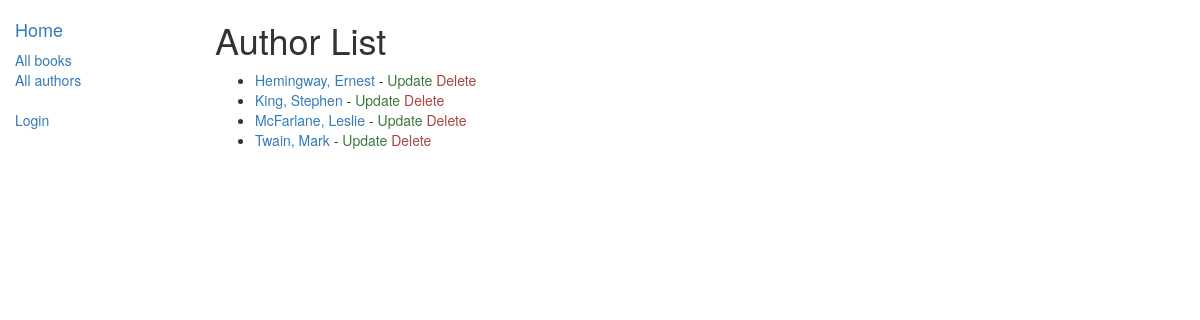
Page /catalog/authors/ on the earlier database version.
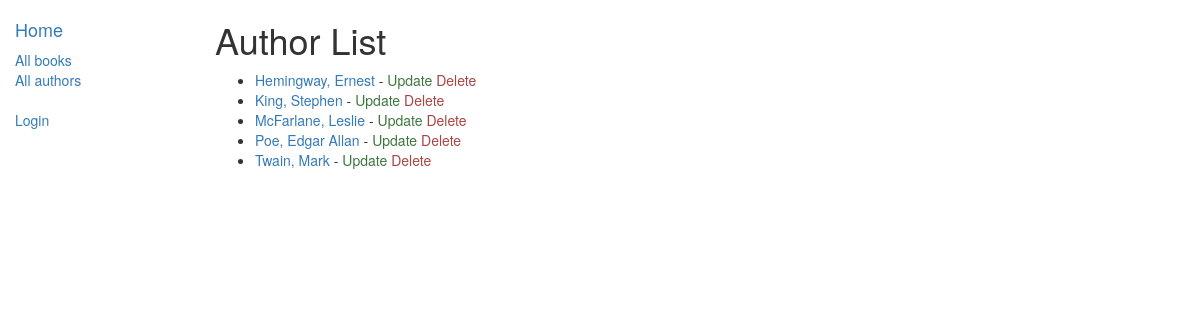
Same page on the later database version.
### catalog/models.py (models this page shows, shortened)
class Author(models.Model):
	first_name = models.CharField(max_length=100)
	last_name = models.CharField(max_length=100)
	date_of_birth = models.DateField(null=True, blank=True)
	date_of_death = models.DateField('Died', null=True, blank=True)
	class Meta:
		ordering = ["last_name"]
	def get_absolute_url(self):
		return reverse('author-detail', args=[str(self.id)])

### catalog/views.py (the view)
# urls.py: path('authors/', views.AuthorListView.as_view(), name='authors'),
class AuthorListView(generic.ListView):
    model = Author
    paginate_by = 10

### catalog/templates/catalog/author_list.html (shortened to what this page needs)
{% extends "base_generic.html" %}
{% block content %}
	<h1>Author List</h1>
	{% if author_list %}
		<ul>
			{% for author in author_list %}
				<li>
					<a href="{{ author.get_absolute_url }}">{{ author.last_name }}, {{ author.first_name }}</a><span> - <a class="text-success" href="{% url 'author_update' author.pk %}">Update</a> <a class="text-danger" href="{% url 'author_delete' author.pk %}">Delete</a></span>
				</li>
			{% endfor %}
		</ul>
	{% else %}
		<p>There are no books in the library.</p>
	{% endif %}
{% endblock %}

Differences in the rows shown:
added Author: last_name "Poe", first_name "Edgar Allan"
